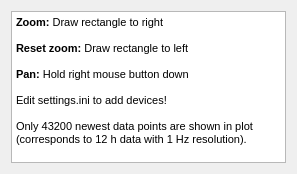
<?xml version="1.0" encoding="UTF-8"?>
<ui version="4.0">
 <class>quickguidewindow</class>
 <widget class="QWidget" name="quickguidewindow">
  <property name="geometry">
   <rect>
    <x>0</x>
    <y>0</y>
    <width>297</width>
    <height>174</height>
   </rect>
  </property>
  <property name="windowTitle">
   <string>Quick guide</string>
  </property>
  <layout class="QHBoxLayout" name="horizontalLayout">
   <item>
    <widget class="QTextEdit" name="textEdit">
     <property name="html">
      <string>&lt;!DOCTYPE HTML PUBLIC &quot;-//W3C//DTD HTML 4.0//EN&quot; &quot;http://www.w3.org/TR/REC-html40/strict.dtd&quot;&gt;
&lt;html&gt;&lt;head&gt;&lt;meta name=&quot;qrichtext&quot; content=&quot;1&quot; /&gt;&lt;style type=&quot;text/css&quot;&gt;
p, li { white-space: pre-wrap; }
&lt;/style&gt;&lt;/head&gt;&lt;body style=&quot; font-family:'MS Shell Dlg 2'; font-size:8.25pt; font-weight:400; font-style:normal;&quot;&gt;
&lt;p style=&quot; margin-top:0px; margin-bottom:0px; margin-left:0px; margin-right:0px; -qt-block-indent:0; text-indent:0px;&quot;&gt;&lt;span style=&quot; font-weight:600;&quot;&gt;Zoom:&lt;/span&gt; Draw rectangle to right&lt;/p&gt;
&lt;p style=&quot;-qt-paragraph-type:empty; margin-top:0px; margin-bottom:0px; margin-left:0px; margin-right:0px; -qt-block-indent:0; text-indent:0px;&quot;&gt;&lt;br /&gt;&lt;/p&gt;
&lt;p style=&quot; margin-top:0px; margin-bottom:0px; margin-left:0px; margin-right:0px; -qt-block-indent:0; text-indent:0px;&quot;&gt;&lt;span style=&quot; font-weight:600;&quot;&gt;Reset zoom:&lt;/span&gt; Draw rectangle to left&lt;/p&gt;
&lt;p style=&quot;-qt-paragraph-type:empty; margin-top:0px; margin-bottom:0px; margin-left:0px; margin-right:0px; -qt-block-indent:0; text-indent:0px;&quot;&gt;&lt;br /&gt;&lt;/p&gt;
&lt;p style=&quot; margin-top:0px; margin-bottom:0px; margin-left:0px; margin-right:0px; -qt-block-indent:0; text-indent:0px;&quot;&gt;&lt;span style=&quot; font-weight:600;&quot;&gt;Pan:&lt;/span&gt; Hold right mouse button down&lt;/p&gt;
&lt;p style=&quot;-qt-paragraph-type:empty; margin-top:0px; margin-bottom:0px; margin-left:0px; margin-right:0px; -qt-block-indent:0; text-indent:0px;&quot;&gt;&lt;br /&gt;&lt;/p&gt;
&lt;p style=&quot; margin-top:0px; margin-bottom:0px; margin-left:0px; margin-right:0px; -qt-block-indent:0; text-indent:0px;&quot;&gt;Edit settings.ini to add devices!&lt;/p&gt;
&lt;p style=&quot;-qt-paragraph-type:empty; margin-top:0px; margin-bottom:0px; margin-left:0px; margin-right:0px; -qt-block-indent:0; text-indent:0px;&quot;&gt;&lt;br /&gt;&lt;/p&gt;
&lt;p style=&quot; margin-top:0px; margin-bottom:0px; margin-left:0px; margin-right:0px; -qt-block-indent:0; text-indent:0px;&quot;&gt;Only 43200 newest data points are shown in plot (corresponds to 12 h data with 1 Hz resolution).&lt;/p&gt;&lt;/body&gt;&lt;/html&gt;</string>
     </property>
     <property name="textInteractionFlags">
      <set>Qt::TextSelectableByKeyboard|Qt::TextSelectableByMouse</set>
     </property>
    </widget>
   </item>
  </layout>
 </widget>
 <resources/>
 <connections/>
</ui>
